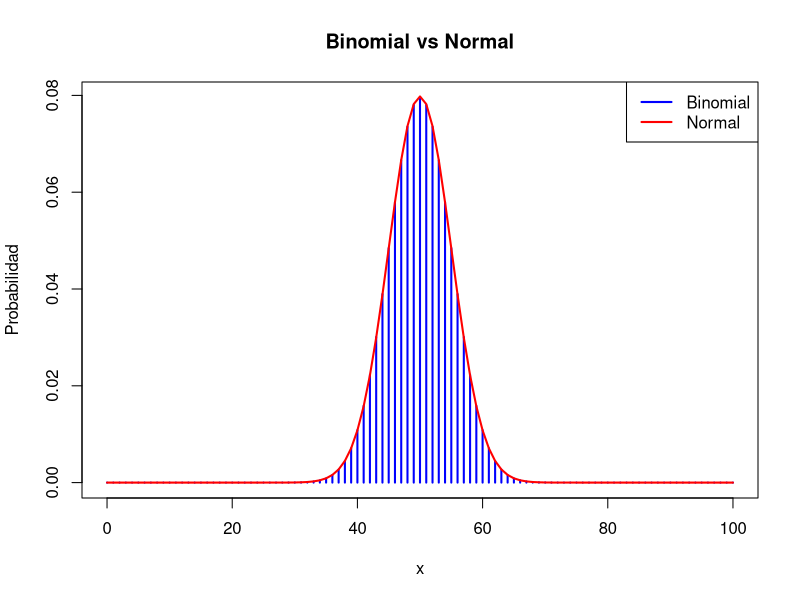

The R source for this figure:
## ---- chunk 1
n <- 100
p <- 0.5
q <- 1 - p

# Condiciones de normalidad
np <- n * p
nq <- n * q

cat("np =", np, " | n(1-p) =", nq, "\n")

# Aproximamos con distribución normal
media <- n * p
desvio <- sqrt(n * p * (1 - p))

# Probabilidad de obtener entre 45 y 55 caras
pnorm(55, mean = media, sd = desvio) - pnorm(45, mean = media, sd = desvio)
## ---- chunk 2
x <- 0:n

probs_binom <- dbinom(x, size = n, prob = p)
probs_norm <- dnorm(x, mean = media, sd = desvio)

plot(x, probs_binom, type = "h", col = "blue", lwd = 2, main = "Binomial vs Normal", ylab = "Probabilidad")
lines(x, probs_norm, col = "red", lwd = 2)

legend("topright", legend = c("Binomial", "Normal"), col = c("blue", "red"), lwd = 2)
## ---- chunk 3
# Número de caras observadas
caras <- 530

# Número total de lanzamientos
n <- 1000

# Test de proporciones (prueba binomial aproximada con z)
resultado <- prop.test(caras, n, p = 0.5, correct = FALSE)

p_value <- resultado$p.value

# Mostrar resultados
print(resultado)
